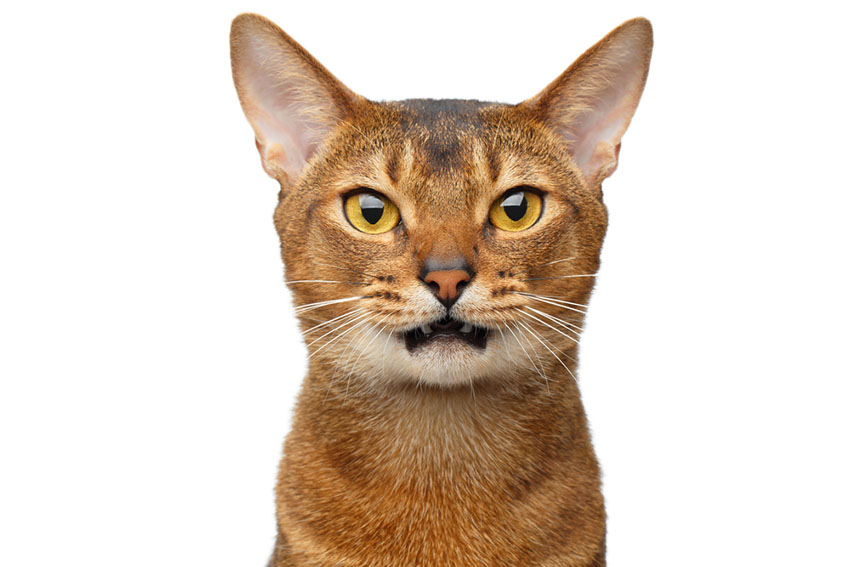
#> input picture file/001.jpg, 850 x 567 px
$ jupyter execute 001_Filter.ipynb
#> lines starting #> are read from the running program, lines starting #| are printed output that depends on the picture
[cell 1]
#Filter

[cell 2]
import cv2
import numpy as np
import matplotlib.pyplot as plt

[cell 3]
sharpen_kernel = np.array([[ 0, -1,  0],
                           [-1,  5, -1],
                           [ 0, -1,  0]])

[cell 4]
edge_kernel = np.array([[ 0, -1,  0],
                        [-1,  9, -1],
                        [ 0, -1,  0]])

[cell 5]
img = cv2.imread("../file/001.jpg")
#> img is the input picture: shape (567, 850, 3); mean B, G, R 196, 208.9, 223.1
img = cv2.cvtColor(img, cv2.COLOR_BGR2RGB)

[cell 6]
print(img.shape)
#| (567, 850, 3)
plt.imshow(img)
plt.show()

[cell 7]
img_sharpen = cv2.filter2D(img, -1, sharpen_kernel)
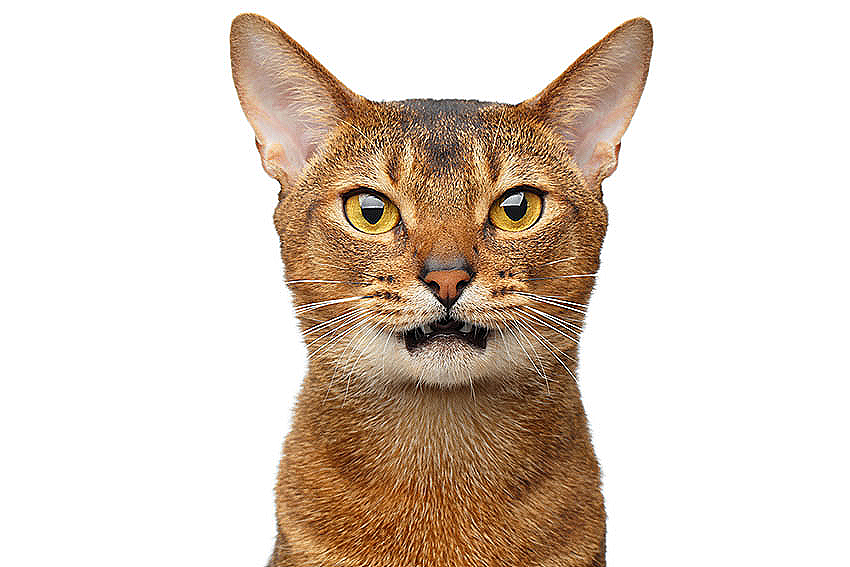
#> img_sharpen: shape (567, 850, 3); mean R, G, B 222.3, 208.6, 196.6
plt.imshow(img_sharpen)
plt.show()

[cell 8]
img_sharpen = cv2.filter2D(img, -1, edge_kernel)
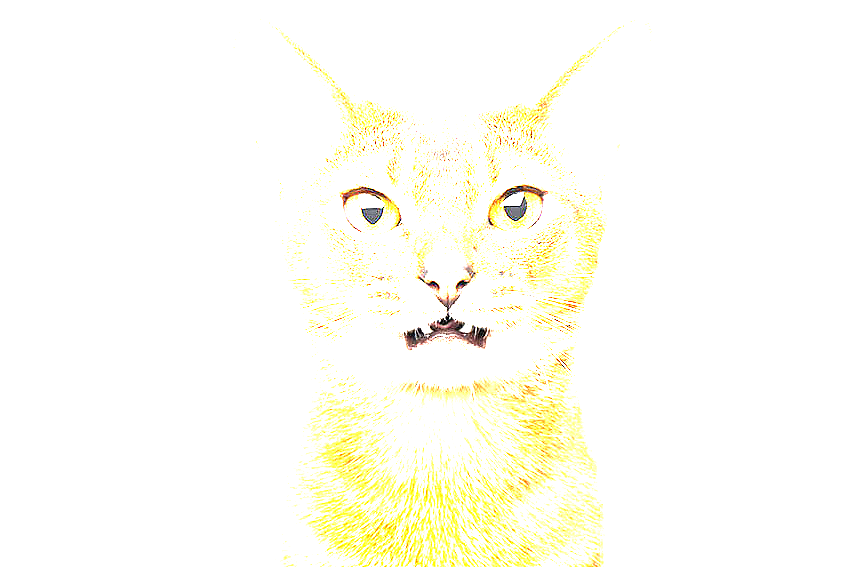
#> img_sharpen: shape (567, 850, 3); mean R, G, B 254.2, 253.5, 244.3
plt.imshow(img_sharpen)
plt.show()
